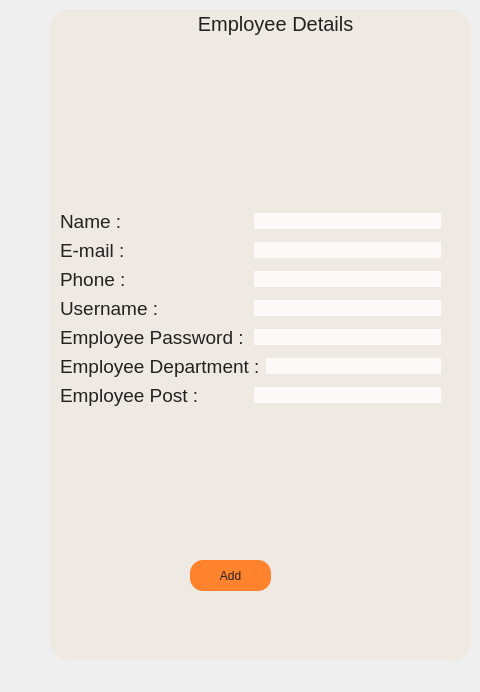
<?xml version="1.0" encoding="UTF-8"?>
<ui version="4.0">
 <class>AddEmployee</class>
 <widget class="QDialog" name="AddEmployee">
  <property name="geometry">
   <rect>
    <x>0</x>
    <y>0</y>
    <width>480</width>
    <height>692</height>
   </rect>
  </property>
  <property name="windowTitle">
   <string>Dialog</string>
  </property>
  <widget class="QGroupBox" name="groupBox">
   <property name="geometry">
    <rect>
     <x>50</x>
     <y>10</y>
     <width>421</width>
     <height>651</height>
    </rect>
   </property>
   <property name="font">
    <font>
     <pointsize>15</pointsize>
    </font>
   </property>
   <property name="styleSheet">
    <string notr="true">background-color: #eee9e2;
color: #222;
border-radius:20px</string>
   </property>
   <property name="title">
    <string>     Employee Details </string>
   </property>
   <property name="alignment">
    <set>Qt::AlignCenter</set>
   </property>
   <widget class="QPushButton" name="pushButton_add">
    <property name="geometry">
     <rect>
      <x>140</x>
      <y>550</y>
      <width>81</width>
      <height>31</height>
     </rect>
    </property>
    <property name="cursor">
     <cursorShape>PointingHandCursor</cursorShape>
    </property>
    <property name="styleSheet">
     <string notr="true">#pushButton_add{background-color: rgb(255, 131 ,45);
border-radius:13px;}
#pushButton_add:hover{background-color:rgb(0, 150, 255);}</string>
    </property>
    <property name="text">
     <string>Add</string>
    </property>
   </widget>
   <widget class="QLabel" name="label_7">
    <property name="geometry">
     <rect>
      <x>170</x>
      <y>50</y>
      <width>101</width>
      <height>111</height>
     </rect>
    </property>
    <property name="styleSheet">
     <string notr="true">image: url(:/Images/Images/user.png);</string>
    </property>
    <property name="text">
     <string/>
    </property>
   </widget>
   <widget class="QWidget" name="layoutWidget">
    <property name="geometry">
     <rect>
      <x>10</x>
      <y>200</y>
      <width>381</width>
      <height>311</height>
     </rect>
    </property>
    <layout class="QFormLayout" name="formLayout">
     <item row="0" column="0" colspan="2">
      <layout class="QHBoxLayout" name="horizontalLayout">
       <item>
        <widget class="QLabel" name="label">
         <property name="sizePolicy">
          <sizepolicy hsizetype="Preferred" vsizetype="Preferred">
           <horstretch>0</horstretch>
           <verstretch>0</verstretch>
          </sizepolicy>
         </property>
         <property name="font">
          <font>
           <pointsize>14</pointsize>
          </font>
         </property>
         <property name="styleSheet">
          <string notr="true">background-color: #eee9e2;
color: #222;
border-radius:20px</string>
         </property>
         <property name="text">
          <string>Name :</string>
         </property>
        </widget>
       </item>
       <item>
        <widget class="QLineEdit" name="lineEdit_Employee_Name">
         <property name="sizePolicy">
          <sizepolicy hsizetype="Preferred" vsizetype="Fixed">
           <horstretch>0</horstretch>
           <verstretch>0</verstretch>
          </sizepolicy>
         </property>
         <property name="styleSheet">
          <string notr="true">#lineEdit_Employee_Name{
background-color: #fbfaf9;
border-radius:10px;
}
#lineEdit_Employee_Name:hover{
background-color: rgba(166,145,113,0.14);
}
</string>
         </property>
         <property name="text">
          <string/>
         </property>
        </widget>
       </item>
      </layout>
     </item>
     <item row="1" column="0" colspan="2">
      <layout class="QHBoxLayout" name="horizontalLayout_2">
       <item>
        <widget class="QLabel" name="label_2">
         <property name="sizePolicy">
          <sizepolicy hsizetype="Preferred" vsizetype="Preferred">
           <horstretch>0</horstretch>
           <verstretch>0</verstretch>
          </sizepolicy>
         </property>
         <property name="font">
          <font>
           <pointsize>14</pointsize>
          </font>
         </property>
         <property name="text">
          <string>E-mail :</string>
         </property>
        </widget>
       </item>
       <item>
        <widget class="QLineEdit" name="lineEdit_Employee_Email">
         <property name="sizePolicy">
          <sizepolicy hsizetype="Preferred" vsizetype="Fixed">
           <horstretch>0</horstretch>
           <verstretch>0</verstretch>
          </sizepolicy>
         </property>
         <property name="styleSheet">
          <string notr="true">#lineEdit_Employee_Email{
background-color: #fbfaf9;
border-radius:10px;
}
#lineEdit_Employee_Email:hover{
background-color: rgba(166,145,113,0.14);
}
</string>
         </property>
        </widget>
       </item>
      </layout>
     </item>
     <item row="2" column="0" colspan="2">
      <layout class="QHBoxLayout" name="horizontalLayout_3">
       <item>
        <widget class="QLabel" name="label_3">
         <property name="sizePolicy">
          <sizepolicy hsizetype="Preferred" vsizetype="Preferred">
           <horstretch>0</horstretch>
           <verstretch>0</verstretch>
          </sizepolicy>
         </property>
         <property name="font">
          <font>
           <pointsize>14</pointsize>
          </font>
         </property>
         <property name="text">
          <string>Phone :</string>
         </property>
        </widget>
       </item>
       <item>
        <widget class="QLineEdit" name="lineEdit_Employee_Phone">
         <property name="sizePolicy">
          <sizepolicy hsizetype="Preferred" vsizetype="Fixed">
           <horstretch>0</horstretch>
           <verstretch>0</verstretch>
          </sizepolicy>
         </property>
         <property name="styleSheet">
          <string notr="true">#lineEdit_Employee_Phone{
background-color: #fbfaf9;
border-radius:10px;
}
#lineEdit_Employee_Phone:hover{
background-color: rgba(166,145,113,0.14);
}
</string>
         </property>
        </widget>
       </item>
      </layout>
     </item>
     <item row="3" column="0" colspan="2">
      <layout class="QHBoxLayout" name="horizontalLayout_4">
       <item>
        <widget class="QLabel" name="label_4">
         <property name="sizePolicy">
          <sizepolicy hsizetype="Preferred" vsizetype="Preferred">
           <horstretch>0</horstretch>
           <verstretch>0</verstretch>
          </sizepolicy>
         </property>
         <property name="font">
          <font>
           <pointsize>14</pointsize>
          </font>
         </property>
         <property name="text">
          <string>Username :</string>
         </property>
        </widget>
       </item>
       <item>
        <widget class="QLineEdit" name="lineEdit_Employee_Username">
         <property name="sizePolicy">
          <sizepolicy hsizetype="Preferred" vsizetype="Fixed">
           <horstretch>0</horstretch>
           <verstretch>0</verstretch>
          </sizepolicy>
         </property>
         <property name="styleSheet">
          <string notr="true">#lineEdit_Employee_Username{
background-color: #fbfaf9;
border-radius:10px;
}
#lineEdit_Employee_Username:hover{
background-color: rgba(166,145,113,0.14);
}
</string>
         </property>
        </widget>
       </item>
      </layout>
     </item>
     <item row="4" column="0" colspan="2">
      <layout class="QHBoxLayout" name="horizontalLayout_5">
       <item>
        <widget class="QLabel" name="label_5">
         <property name="sizePolicy">
          <sizepolicy hsizetype="Preferred" vsizetype="Preferred">
           <horstretch>0</horstretch>
           <verstretch>0</verstretch>
          </sizepolicy>
         </property>
         <property name="font">
          <font>
           <pointsize>14</pointsize>
          </font>
         </property>
         <property name="text">
          <string>Employee Password :</string>
         </property>
        </widget>
       </item>
       <item>
        <widget class="QLineEdit" name="lineEdit_Employee_Password">
         <property name="sizePolicy">
          <sizepolicy hsizetype="Preferred" vsizetype="Fixed">
           <horstretch>0</horstretch>
           <verstretch>0</verstretch>
          </sizepolicy>
         </property>
         <property name="styleSheet">
          <string notr="true">#lineEdit_Employee_Password{
background-color: #fbfaf9;
border-radius:10px;
}
#lineEdit_Employee_Password:hover{
background-color: rgba(166,145,113,0.14);
}
</string>
         </property>
         <property name="echoMode">
          <enum>QLineEdit::Password</enum>
         </property>
        </widget>
       </item>
      </layout>
     </item>
     <item row="5" column="0" colspan="2">
      <layout class="QHBoxLayout" name="horizontalLayout_6">
       <item>
        <widget class="QLabel" name="label_6">
         <property name="sizePolicy">
          <sizepolicy hsizetype="Preferred" vsizetype="Preferred">
           <horstretch>0</horstretch>
           <verstretch>0</verstretch>
          </sizepolicy>
         </property>
         <property name="font">
          <font>
           <pointsize>14</pointsize>
          </font>
         </property>
         <property name="text">
          <string>Employee Department :</string>
         </property>
        </widget>
       </item>
       <item>
        <widget class="QLineEdit" name="lineEdit_Employee_Department">
         <property name="sizePolicy">
          <sizepolicy hsizetype="Preferred" vsizetype="Fixed">
           <horstretch>0</horstretch>
           <verstretch>0</verstretch>
          </sizepolicy>
         </property>
         <property name="styleSheet">
          <string notr="true">#lineEdit_Employee_Department{
background-color: #fbfaf9;
border-radius:10px;
}
#lineEdit_Employee_Department:hover{
background-color: rgba(166,145,113,0.14);
}
</string>
         </property>
         <property name="echoMode">
          <enum>QLineEdit::Normal</enum>
         </property>
        </widget>
       </item>
      </layout>
     </item>
     <item row="6" column="0" colspan="2">
      <layout class="QHBoxLayout" name="horizontalLayout_7">
       <item>
        <widget class="QLabel" name="label_8">
         <property name="sizePolicy">
          <sizepolicy hsizetype="Preferred" vsizetype="Preferred">
           <horstretch>0</horstretch>
           <verstretch>0</verstretch>
          </sizepolicy>
         </property>
         <property name="font">
          <font>
           <pointsize>14</pointsize>
          </font>
         </property>
         <property name="text">
          <string>Employee Post :</string>
         </property>
        </widget>
       </item>
       <item>
        <widget class="QLineEdit" name="lineEdit_Employee_Post">
         <property name="sizePolicy">
          <sizepolicy hsizetype="Preferred" vsizetype="Fixed">
           <horstretch>0</horstretch>
           <verstretch>0</verstretch>
          </sizepolicy>
         </property>
         <property name="styleSheet">
          <string notr="true">#lineEdit_Employee_Post{
background-color: #fbfaf9;
border-radius:10px;
}
#lineEdit_Employee_Post:hover{
background-color: rgba(166,145,113,0.14);
}
</string>
         </property>
         <property name="echoMode">
          <enum>QLineEdit::Normal</enum>
         </property>
        </widget>
       </item>
      </layout>
     </item>
    </layout>
   </widget>
  </widget>
 </widget>
 <resources/>
 <connections/>
</ui>
